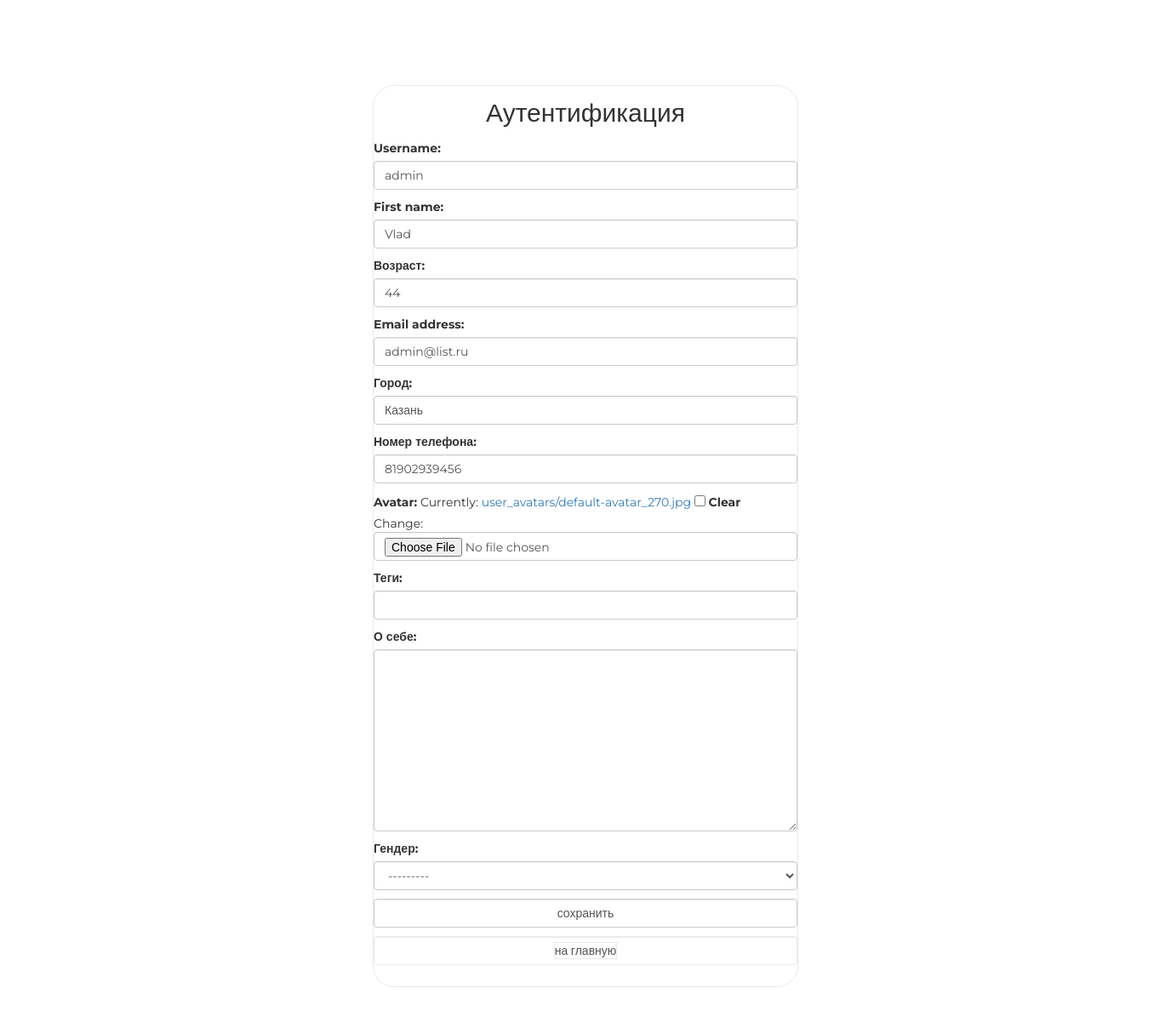
Screenshot of /auth/edit (signed in) with the database file from the repository.
### authapp/models.py (models this page shows, shortened)
class ShopUser(AbstractUser):
    age = models.PositiveIntegerField(verbose_name="возраст", default=18)
    city = models.CharField(max_length=64, verbose_name="город", blank=True)
    phone_number = models.CharField(
        max_length=14, verbose_name="номер телефона", blank=True
    )
    avatar = models.ImageField(upload_to="user_avatars", blank=True)
    activation_key = models.CharField(
        verbose_name="ключ активации", max_length=128, null=True
    )
    activation_expiration_date = models.DateTimeField(
        verbose_name="Истечение активации", default=default_key_expiration_date
    )

### authapp/views.py (the view)
# urls.py: path("edit", views.edit, name="edit"),
@transaction.atomic
def edit(request):
    title = "редактирование"
    if request.method == "POST":
        edit_form = ShopUserEditForm(request.POST, request.FILES, instance=request.user)
        profile_form = ShopUserProfileEditForm(
            request.POST, instance=request.user.shopuserprofile
        )
        if edit_form.is_valid() and profile_form.is_valid():
            edit_form.save()
            return HttpResponseRedirect(reverse("auth:edit"))
    else:
        edit_form = ShopUserEditForm(instance=request.user)
        profile_form = ShopUserProfileEditForm(instance=request.user.shopuserprofile)
    content = {"title": title, "edit_form": edit_form, "profile_form": profile_form}
    return render(request, "authapp/edit.html", content)

### authapp/forms.py (shortened to what this page needs)
class ShopUserEditForm(UserChangeForm):
    class Meta:
        model = ShopUser
        fields = (
            "username",
            "first_name",
            "age",
            "email",
            "city",
            "phone_number",
            "avatar",
            "password",
        )
    error_css_class = "has-error"
    def __init__(self, *args, **kwargs):
        super().__init__(*args, **kwargs)
        for field_name, field in self.fields.items():
            field.widget.attrs["class"] = "form-control"
            field.help_text = ""
            if field_name == "password":
                field.widget = forms.HiddenInput()

class ShopUserProfileEditForm(forms.ModelForm):
    class Meta:
        model = ShopUserProfile
        fields = ("tagline", "aboutMe", "gender")
    def __init__(self, *args, **kwargs):
        super(ShopUserProfileEditForm, self).__init__(*args, **kwargs)
        for field_name, field in self.fields.items():
            field.widget.attrs["class"] = "form-control"
            field.help_text = ""

### mainapp/context_processors.py (called while the page is built)
def cart(request):
    cart = []
    if request.user.is_authenticated:
        cart = Cart.objects.filter(user=request.user)
    return {
        "cart": cart,
    }

### authapp/templates/authapp/edit.html (shortened to what this page needs)
{% extends 'authapp/base.html' %}
{% load static %}
{% block content %}
    <form class="form-horizontal" action="{% url 'auth:edit' %}" method="post" enctype="multipart/form-data">
        {{ edit_form.as_p }}
        {{ profile_form.as_p }}
        <input class="form-control" type="submit" value="сохранить">
    </form>
    <button class="btn btn-round form-control last">
        <a href="{% url 'index' %}" class="">
            на главную
        </a>
    </button>
{% endblock %}

### static/css/style.css (style rules this page uses)
* { margin: 0; padding: 0; }
body { font-family: 'Montserrat', sans-serif; }
html, body { height: 100%; }
.login .form-control[type="submit"] { margin: 10px auto; }
.login button { border: 1px solid #eaeaea; margin-bottom: 10px; text-decoration: none; display: block; width: 100%; }
.login button.last { margin-bottom: 25px; }
.login button a, .login button a:hover { border: 1px solid #eaeaea; color: #555; text-decoration: none; }
.login form { margin-bottom: 10px; }
button.last { margin-bottom: 10px; }

### rows the page displays
ShopUser: username "admin", first_name "Vlad", age "44", email "admin@list.ru", city "Казань", phone_number "81902939456"
